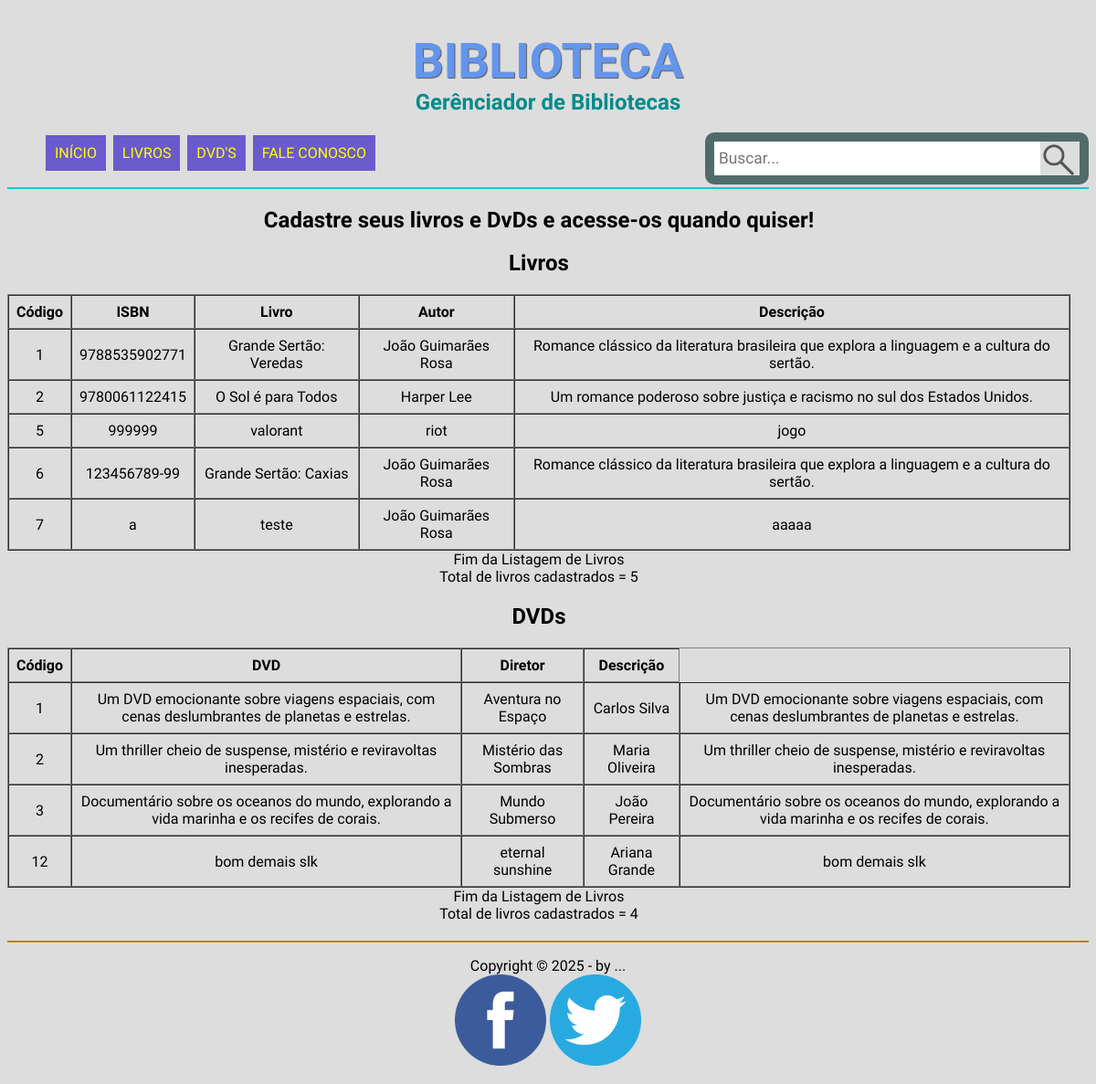
The page /busca.php on the database its author committed.
### tables this page shows
CREATE TABLE `tb_livro` (
  `cd_livro` int(11) NOT NULL,
  `cd_isbn` varchar(15) DEFAULT NULL,
  `nm_livro` varchar(45) DEFAULT NULL,
  `nm_autor` varchar(45) DEFAULT NULL,
  `ds_livro` varchar(500) DEFAULT NULL
);

CREATE TABLE `tb_dvd` (
  `cd_dvd` int(11) NOT NULL,
  `cd_isbn` varchar(20) DEFAULT NULL,
  `nm_dvd` varchar(255) NOT NULL,
  `nm_autor` varchar(255) DEFAULT NULL,
  `ds_dvd` varchar(255) DEFAULT NULL
);

### busca.php (the view, shortened to what this page needs)
<!DOCTYPE html>
<html lang="pt-br">
	<head>
		<link rel="stylesheet" type="text/css" href="_css/estilo.css"/>
	</head>
	<body>
		<header id="cabecalho">
			<hgroup>
				<h1>BIBLIOTECA</h1>
				<h2>Gerênciador de Bibliotecas</h2>
			</hgroup>
			<nav id="menu">
				<ul>
					<li><a href="index.php">Início</a></li>
					<li><a href="livros.php">Livros</a></li>
					<li><a href="dvds.php">DVD's</a></li>
					<li><a href="fale-conosco.php">Fale Conosco</a></li>
				</ul>
				<div id="divBusca">
				<form method="POST" action="busca.php">
        <input type="text" id="txtBusca" name="busca" placeholder="Buscar..." />
        <button type="submit" id style="background:none; border:none; padding:0;">
            <img src="_imagens/lupa.png" alt="Buscar..." id="btnBusca" width="40" height="40"/>
        </button>
    </form>
                </div>
			</nav>
        </header>
		<section id="corpo">
			<marquee><h1>Cadastre seus livros e DvDs e acesse-os quando quiser!</h1></marquee>
			<?php
require_once("conexao.php");
if (isset($_POST['busca']) && !empty(trim($_POST['busca']))) {
    $busca = mysqli_real_escape_string($conexao, $_POST['busca']);
    $sqlLivros = "SELECT * FROM tb_livro
                  WHERE nm_livro LIKE '%$busca%'
                     OR nm_autor LIKE '%$busca%'
                     OR cd_isbn LIKE '%$busca%'
                     OR ds_livro LIKE '%$busca%'
                  ORDER BY cd_livro";
    $sqlDVDs = "SELECT * FROM tb_dvd
                WHERE nm_dvd LIKE '%$busca%'
                   OR nm_autor LIKE '%$busca%'
                   OR cd_isbn LIKE '%$busca%'
                   OR ds_dvd LIKE '%$busca%'
                ORDER BY cd_dvd";
} else {
    $sqlLivros = "SELECT * FROM tb_livro ORDER BY cd_livro";
    $sqlDVDs = "SELECT * FROM tb_dvd ORDER BY cd_dvd";
}
$queryLivros = mysqli_query($conexao, $sqlLivros);
$queryDVDs = mysqli_query($conexao, $sqlDVDs);
echo '<h2>Livros</h2>';
if (mysqli_num_rows($queryLivros) > 0) {
    echo '<table border="1" cellpadding="8" cellspacing="0">';
    echo '<tr><th>Código</th><th>ISBN</th><th>Livro</th><th>Autor</th><th>Descrição</th></tr>';
    while ($livro = mysqli_fetch_assoc($queryLivros)) {
        echo '<tr>';
        echo '<td>' . $livro['cd_livro'] . '</td>';
        echo '<td>' . $livro['cd_isbn'] . '</td>';
        echo '<td>' . $livro['nm_livro'] . '</td>';
        echo '<td>' . $livro['nm_autor'] . '</td>';
        echo '<td>' . $livro['ds_livro'] . '</td>';
        echo '</tr>';
    }
    echo '</table>';
} else {
    echo 'Nenhum livro encontrado.<br>';
}
$total = mysqli_num_rows($queryLivros);
echo 'Fim da Listagem de Livros<br>';
echo 'Total de livros cadastrados = '.$total;
echo '<h2>DVDs</h2>';
if (mysqli_num_rows($queryDVDs) > 0) {
    echo '<table border="1" cellpadding="8" cellspacing="0">';
    echo '<tr><th>Código</th><th>DVD</th><th>Diretor</th><th>Descrição</th></tr>';
    while ($dvd = mysqli_fetch_assoc($queryDVDs)) {
        echo '<tr>';
        echo '<td>' . $dvd['cd_dvd'] . '</td>';
        echo '<td>' . $dvd['ds_dvd'] . '</td>';
        echo '<td>' . $dvd['nm_dvd'] . '</td>';
        echo '<td>' . $dvd['nm_autor'] . '</td>';
        echo '<td>' . $dvd['ds_dvd'] . '</td>';
        echo '</tr>';
    }
    echo '</table>';
} else {
    echo 'Nenhum DVD encontrado.<br>';
}
                $total = mysqli_num_rows($queryDVDs);
                echo 'Fim da Listagem de Livros<br>';
                echo 'Total de livros cadastrados = '.$total;
				?>
                </section>
<footer id="rodape">
    <p>
        Copyright &copy; 2025 - by ...<br />
        <a href="https://www.facebook.com/..." target="_blank"><img src="_imagens/facebook.png" width=100 height=100></a>
        <a href="https://twitter.com/..." target="_blank"><img src="_imagens/twitter.png" width=100 height=100></a>
    </p>
</footer>
</body>
</html>

### _css/estilo.css (style rules this page uses)
body { font-family: Arial, sans-serif; background-color: #DDDDDD; color: rgba(0,0,0,1); }
p { font-family: 'Baloo Bhaijaan', cursive; }
#txtBusca { float: left; font-family: 'Fjalla One', sans-serif; background-color: #FFFFFF; padding-left: 5px; font-size: 13pt; border: none; height: 35px; width: 350px; }
#btnBusca { float: left; cursor: pointer; }
#divBusca img { float: right; }
#divBusca { border: solid 10px rgba(47, 79, 79, 0.8); border-radius: 10px; height: 37px; width: 400px; float: right; position: relative; margin-top: -60px; }
header#cabecalho h1 { font-family: 'Baloo Bhaijaan', cursive; text-align: center; font-size: 40pt; color: #6495ED; text-shadow: 1px 1px 1px rgba(0,0,0,.6); padding: 0px; margin-bottom: 0px; }
header#cabecalho h2 { font-family: 'Fjalla One', sans-serif; text-align: center; font-size: 18pt; color: #008B8B; padding: 0px; margin-top: 0px; }
nav#menu { display: block; font-family: 'Baloo Bhaijaan', cursive; }
nav#menu ul { list-style: none; text-transform: uppercase; position: relative; }
nav#menu li { display: inline-block; background-color: #6A5ACD; padding: 10px; margin: 2px; transition: background-color 1s; }
nav#menu a { color: #FFFF00; text-decoration: none; }
section#corpo { display: block; padding-right: 20px; padding-bottom: 20px; clear: both; border-top: 2px solid #00CED1; font-family: 'Baloo Bhaijaan', cursive; text-align: center; }
footer#rodape { clear: both; border-top: 2px solid #B8860B; }
footer#rodape p { text-align: center; }

### rows shown on the page
tb_livro: cd_livro "1", cd_isbn "9788535902771", nm_livro "Grande Sertão: Veredas", nm_autor "João Guimarães Rosa", ds_livro "Romance clássico da literatura brasileira que explora a linguagem e a cultura do sertão."
tb_livro: cd_livro "2", cd_isbn "9780061122415", nm_livro "O Sol é para Todos", nm_autor "Harper Lee", ds_livro "Um romance poderoso sobre justiça e racismo no sul dos Estados Unidos."
tb_livro: cd_livro "5", cd_isbn "999999", nm_livro "valorant", nm_autor "riot", ds_livro "jogo"
tb_livro: cd_livro "6", cd_isbn "123456789-99", nm_livro "Grande Sertão: Caxias", nm_autor "João Guimarães Rosa", ds_livro "Romance clássico da literatura brasileira que explora a linguagem e a cultura do sertão."
tb_livro: cd_livro "7", cd_isbn "a", nm_livro "teste", nm_autor "João Guimarães Rosa", ds_livro "aaaaa"
tb_dvd: cd_dvd "1", ds_dvd "Um DVD emocionante sobre viagens espaciais, com cenas deslumbrantes de planetas e estrelas.", nm_dvd "Aventura no Espaço", nm_autor "Carlos Silva"
tb_dvd: cd_dvd "2", ds_dvd "Um thriller cheio de suspense, mistério e reviravoltas inesperadas.", nm_dvd "Mistério das Sombras", nm_autor "Maria Oliveira"
tb_dvd: cd_dvd "3", ds_dvd "Documentário sobre os oceanos do mundo, explorando a vida marinha e os recifes de corais.", nm_dvd "Mundo Submerso", nm_autor "João Pereira"
tb_dvd: cd_dvd "12", ds_dvd "bom demais slk", nm_dvd "eternal sunshine", nm_autor "Ariana Grande"

### other values the page prints
$total "5"
$total "4"
